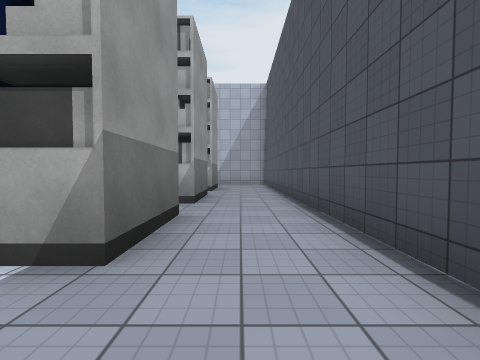
view 1 (above)

16 first-person views from a walk through a scene from a Unity 3-D project. The camera is 1.3 m above the floor, tilts 2° down and sees 90° across. The floor is counted in squares, 2 m on a side. Each view is taken from the middle of a square. On the plan, view 1 faces up. The plan holds only what a view shows up to about 9 squares ahead; the rest is blank. The place goes on beyond the plan. The player character is not drawn. Surface patterns are stand-ins for the level's own textures.

view 2
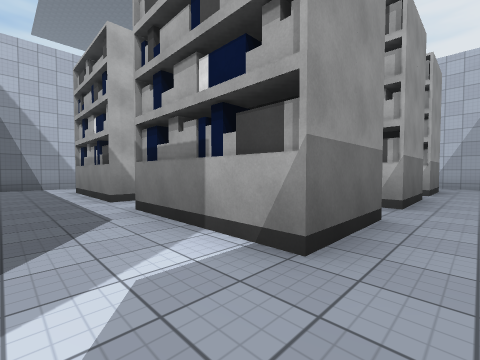

view 3
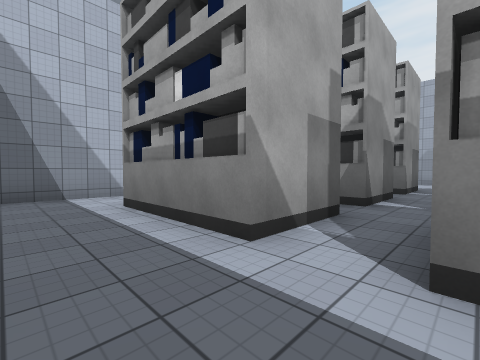

view 4
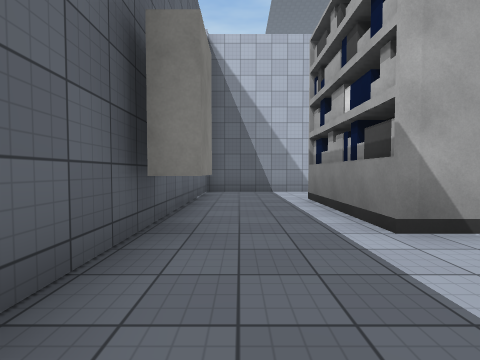

view 5
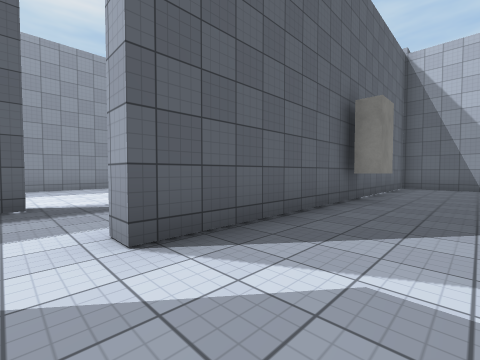

view 6
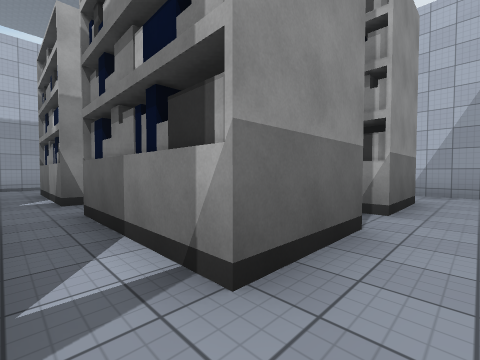

view 7
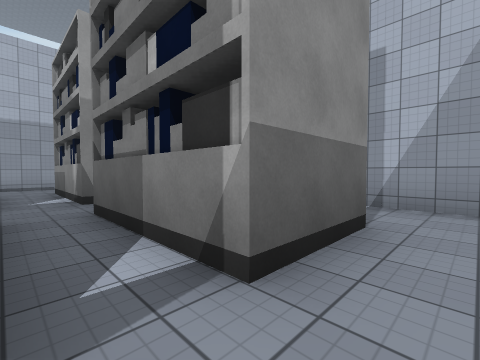

view 8
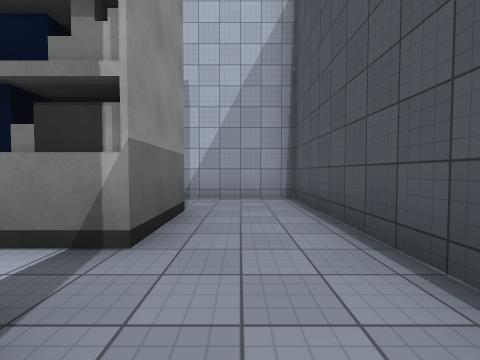

view 9
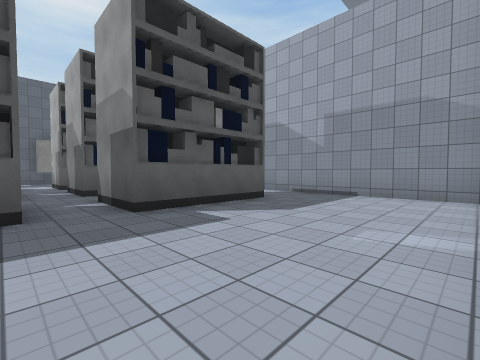

view 10
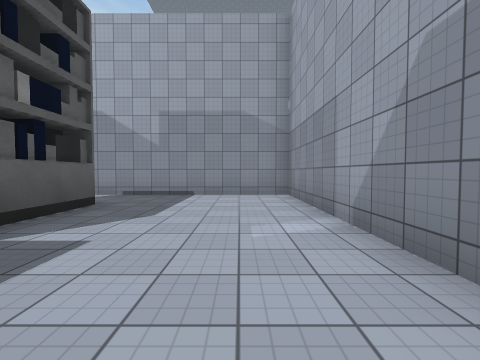

view 11
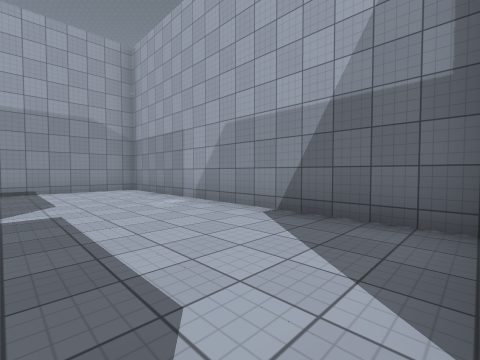

view 12
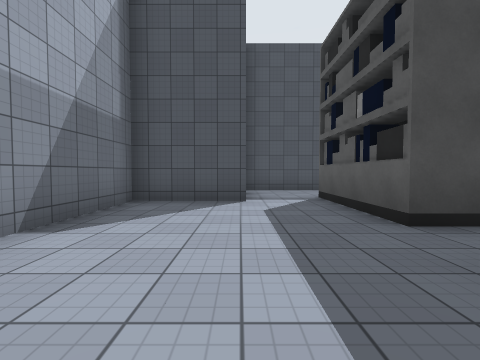

view 13
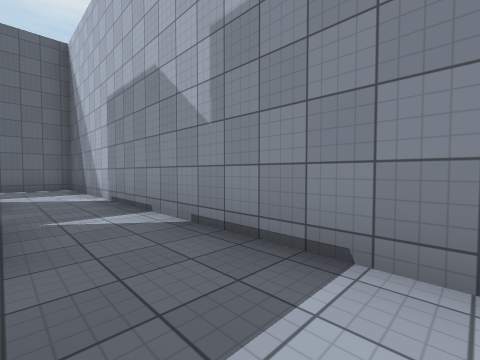

view 14
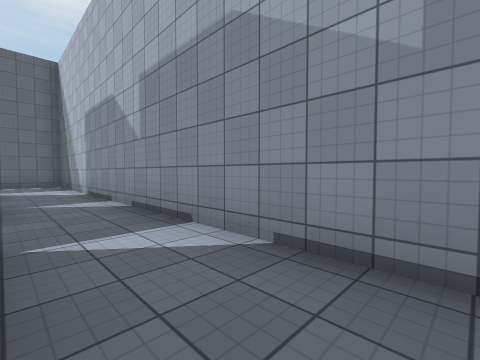

view 15
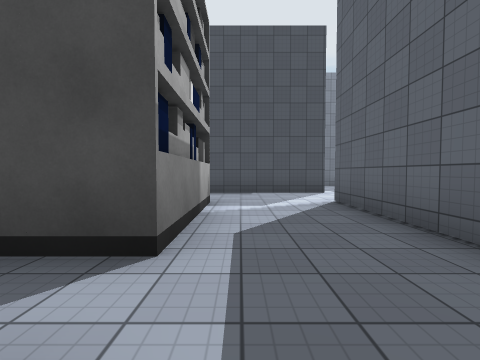

view 16
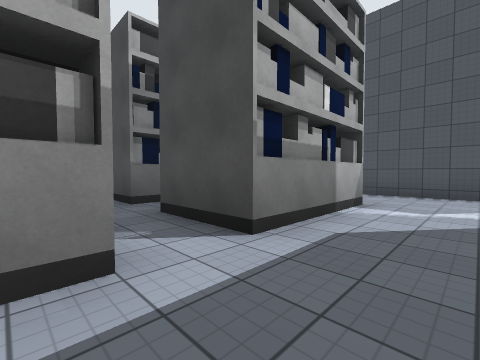

### Floor plan
Key: @ floor where view 1 was taken; # wall or solid block; . floor; O other object.
Columns run from 11 left of view 1 to 1 right of it. Each row starts with its distance up from view 1.
 15 ###########
 14 #.........#
 13 #.........#
 12 #.........###
 11 #...........#
 10 #..OOO.OOOO.#
  9 #..  #.#  #.#
  8 #..OOO.OOOO.#
  7 #..OOO..OO..#
  6 #..  #.#  #.#
  5 #..OOO.OOOO.#
  4 #...........#
  3 #.. O#.# O#.#
  2 #..OOO.#OOO.#
  1 #...........#
  0 #..........@#
 -1 ###########.#
 -2           ...
 -3           ..
 -4           .#
 -5          ...
 -6          ...
 -7          ..
 -8          ..
 -9         ###

Positions as (right, up) in squares from view 1, and headings:
1: (0, 0), facing up
2: (0, 0), facing up-left
3: (-4, 0), facing up-left
4: (-3, 0), facing left
5: (0, 1), facing down-left
6: (0, 4), facing up-left
7: (0, 7), facing up-left
8: (0, 6), facing up
9: (-4, 14), facing down-left
10: (-4, 13), facing left
11: (-2, 11), facing up-left
12: (-7, 12), facing right
13: (-9, 9), facing down-left
14: (-9, 11), facing down-left
15: (-6, 1), facing right
16: (-6, 0), facing up-right
